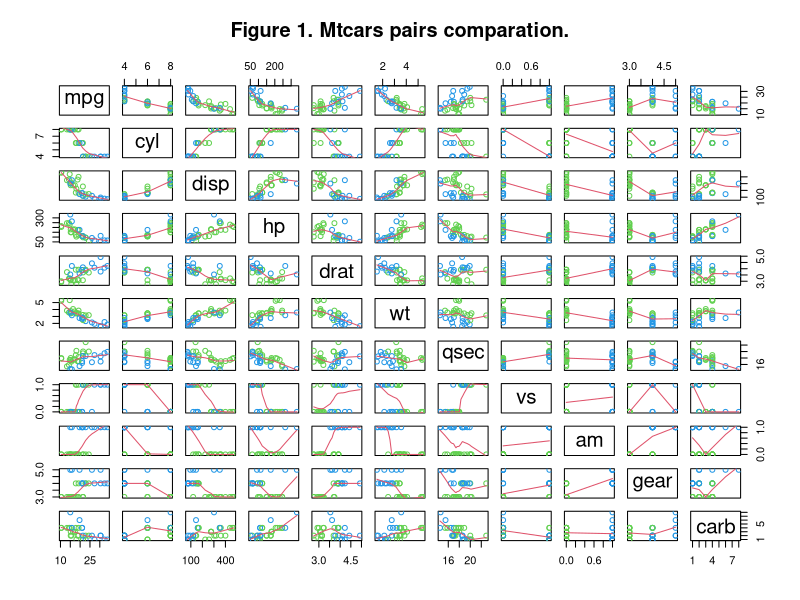
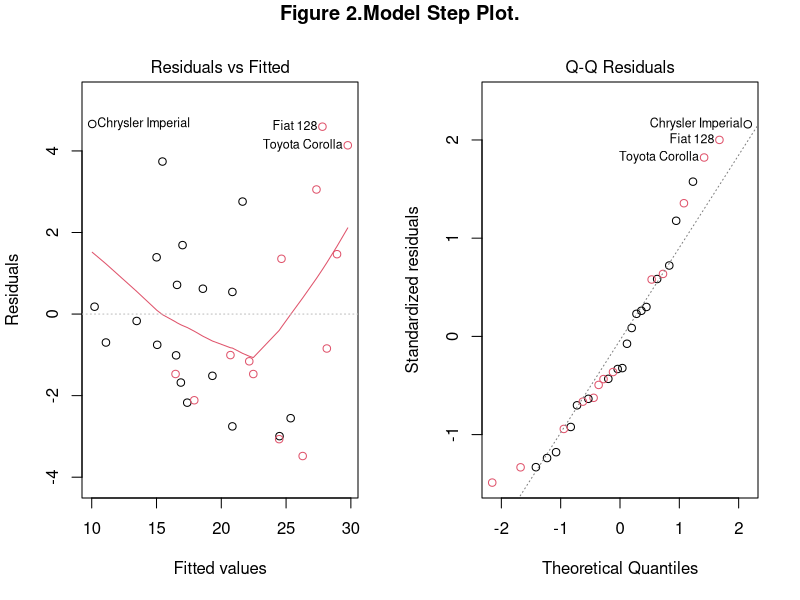
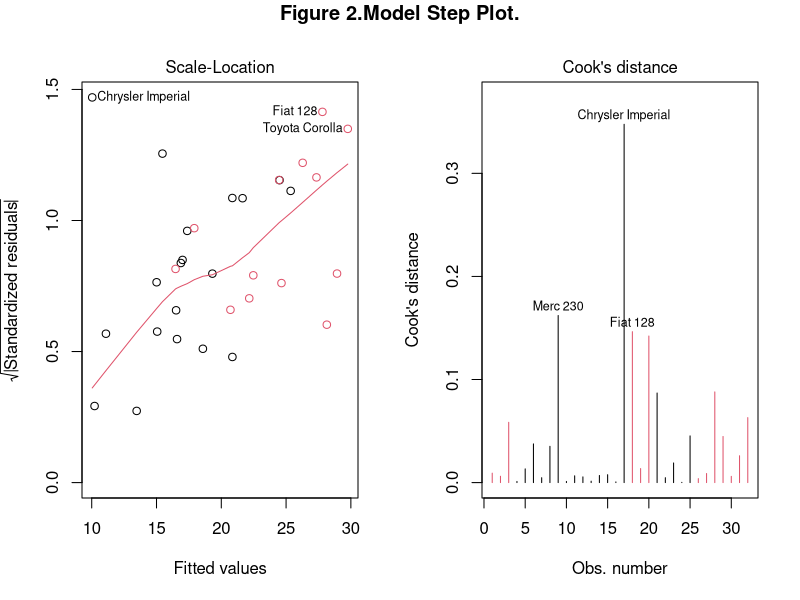

The R source for these figures, in order:
## ---- chunk 1
data(mtcars)
## ---- chunk 2
model.Initial <- lm(mpg ~ am, data=mtcars)
coeff.Model.Initial <- coef(model.Initial)
pvalue.model.Initial <- as.character(format(anova(model.Initial)$'Pr(>F)'[1],scientific=TRUE))
pvalues.coff.model.Initial <- as.character(format(summary(model.Initial)$coefficients[,4],scientific=TRUE))
r.model.Initial <- summary(model.Initial)$r.squared
## ---- chunk 3
model.Complete <- lm(mpg ~ ., data=mtcars)
coeff.Model.Complete <- coef(model.Complete)
pvalue.model.Complete <- as.character(format(anova(model.Complete)$'Pr(>F)'[1],scientific=TRUE))
pvalues.coff.model.Complete <- as.character(format(summary(model.Complete)$coefficients[,4],scientific=TRUE))
r.model.Complete <- summary(model.Complete)$r.squared
## ---- chunk 4
step.result <- as.character(step(model.Complete, trace=FALSE)$call)
model.Step <- lm(mpg ~ wt + qsec + am, data=mtcars)
coeff.Model.Step <- coef(model.Step)
pvalue.model.Step <- as.character(format(anova(model.Step)$'Pr(>F)'[1],scientific=TRUE))
pvalues.coff.model.Step <- as.character(format(summary(model.Step)$coefficients[,4],scientific=TRUE))
r.model.Step <- summary(model.Step)$r.squared
## ---- chunk 5
#Confidence Interval
sumCoef.Step <- summary(model.Step)$coef
confInterval.Model.Step <- sumCoef.Step[4,1] + c(-1,1) * qt(0.975, df=model.Step$df) * sumCoef.Step[4,2]
## ---- chunk 6
pairs(mtcars, panel = panel.smooth, main = "Figure 1. Mtcars pairs comparation.", col=3+(mtcars$am>0))
## ---- chunk 7
par(mfrow=c(1,2))
plot(model.Step,col=mtcars$am+1, qqline=TRUE, which=1:2)
title("Figure 2.Model Step Plot.", outer=TRUE, font.main=2, line=-1)
## ---- chunk 8
par(mfrow=c(1,2))
plot(model.Step,col=mtcars$am+1, qqline=TRUE, which=3:4)
title("Figure 2.Model Step Plot.", outer=TRUE, font.main=2, line=-1)
## ---- chunk 9
summary(model.Initial)
## ---- chunk 10
summary(model.Complete)
## ---- chunk 11
summary(model.Step)
## ---- chunk 12
anova(model.Initial, model.Step, model.Complete)
